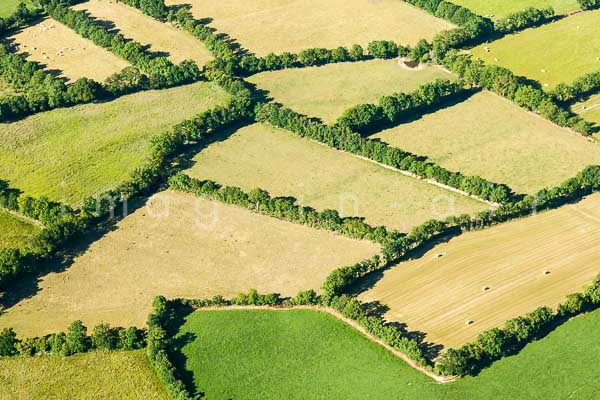
//> input picture feteScience/imgRec/Aprement.jpg, 600 x 400 px
$ ./test5 Aprement.jpg   (built with g++ and OpenCV 4)
//> lines starting //> are read from the running program, lines starting //| are printed output that depends on the picture; after the words box and inside, x2 and y2 are one past the last pixel; in counts of white or black regions, pixels touching at a corner belong together
#include <opencv2/core/core.hpp>
#include <opencv2/highgui/highgui.hpp>
#include <opencv2/imgproc/imgproc.hpp>
#include <iostream>
#include <stdio.h>
#include <stdlib.h>

using namespace cv;
using namespace std;

void drawStuff(int, void*);
void showInputWindow();
void showCannyWindow();
void showContourWindow();

int lowThreshold;
int const max_lowThreshold = 100;
const char* window_name = "Edge Map";

int thresh = 40;
int max_thresh = 120;
Mat img_rgb,img_gray,img_bw,canny_output,drawing;

int main(int argc, char *argv[]){
    img_rgb  = imread(argv[1]);
//> img_rgb is the input picture: 400 rows x 600 cols, CV_8UC3; mean B, G, R 91.9, 165.9, 162.7
    blur( img_rgb, img_rgb, Size(3,3) );
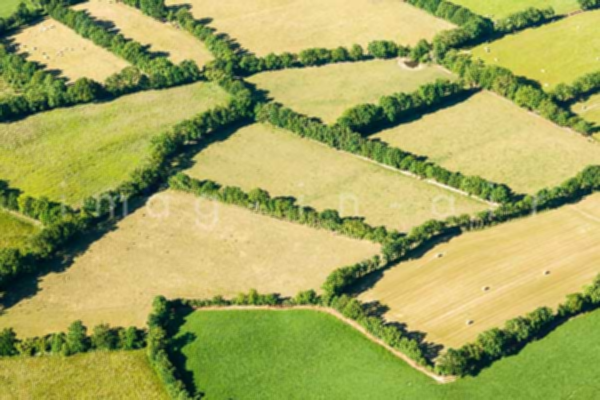
//> img_rgb: 400 rows x 600 cols, CV_8UC3; mean B, G, R 91.9, 165.9, 162.7
    namedWindow( window_name, WINDOW_AUTOSIZE );
    cv::createTrackbar( "Min Threshold:", window_name, &lowThreshold, max_lowThreshold, drawStuff );

    drawStuff(0,0);
    cv::waitKey(0);
}

void drawStuff(int, void*){
    vector<vector<Point> > contours;
    vector<Vec4i> hierarchy;

    Canny( img_rgb, canny_output, lowThreshold, lowThreshold*2, 3 );
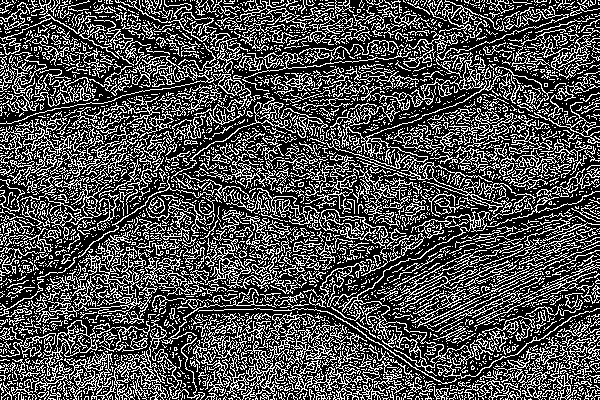
//> canny_output: 400 rows x 600 cols, CV_8UC1; 30.9% white in thin lines or dots
    cv::dilate(canny_output, canny_output, cv::Mat(), cv::Point(-1,-1));
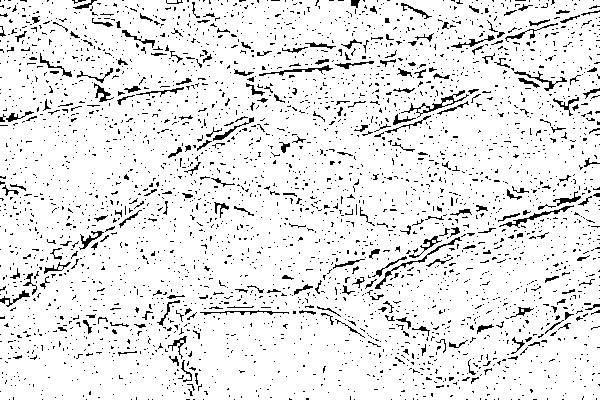
//> canny_output: 400 rows x 600 cols, CV_8UC1; 91.2% white; black in thin lines or dots
    showCannyWindow();

    findContours( canny_output, contours, hierarchy, CV_RETR_TREE, CV_CHAIN_APPROX_SIMPLE, Point(0, 0) );
//> contours = 3710 contours, 3363 with area under 20; largest, box (x1, y1, x2, y2) and area: (0, 0, 600, 400) 237766, (498, 204, 575, 228) 308, (258, 64, 334, 77) 263, (199, 309, 290, 316) 238, (513, 70, 556, 92) 196
    drawing = Mat::zeros( canny_output.size(), CV_8UC3 );

    vector<Point> approxShape;
    vector<double> areas;
    for(size_t i = 0; i < contours.size(); i++){
        	approxPolyDP(contours[i], approxShape, arcLength(Mat(contours[i]), true)*0.04, true);
		areas.push_back(contourArea(approxShape));
        	drawContours(drawing, contours, i, Scalar((i+1)*10%255, (i+1)*10%255, (i+1)*10%255), CV_FILLED);   // fill one gray per contour
		printf("contour %d couleur %d aire %d\n",i,(i+i)*10%255,areas[i]);
    }
//> this loop made 3710 passes
//> approxShape on passes 1, 2, 5: 4 Points (x, y): [178, 0], [178, 1], [180, 1], [180, 0], 4 Points (x, y): [1, 0], [0, 399], [599, 399], [599, 0], 4 Points (x, y): [54, 397], [55, 396], [56, 397], [55, 398]
//| contour 0 couleur 0 aire 0
//| contour 1 couleur 20 aire 20
//| contour 2 couleur 40 aire 40
//| contour 3 couleur 60 aire 60
//| contour 4 couleur 80 aire 80
//| contour 5 couleur 100 aire 100
//| contour 6 couleur 120 aire 120
//| contour 7 couleur 140 aire 140
//> (output is shown up to pass 8 of 3710)
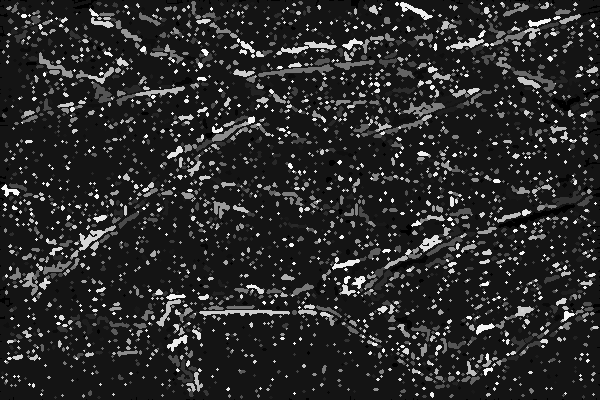
//> drawing: 400 rows x 600 cols, CV_8UC3; min 0, max 250, mean 42.8
//> after the loop, approxShape = 6 Points (x, y): [51, 2], [52, 1], [53, 2], [53, 3], [52, 4], [51, 3]; areas = 3710 values, max 238801.5 at index 1, min 0 at index 708, mean 72.36
    //cv::fastNlMeansDenoising(img_rgb,contours,3,7,21);

    showContourWindow();
}

void showInputWindow(){
    cv::namedWindow("InputImage");
    cv::imshow("InputImage",img_rgb);
}

void showCannyWindow(){
    cv::namedWindow("Canny");
    cv::imshow("Canny",canny_output);
}
void showContourWindow(){
    cv::namedWindow("Fill");
    cv::imshow("Fill",drawing);
}

$ run again, on feteScience/imgRec/agriculture.jpg
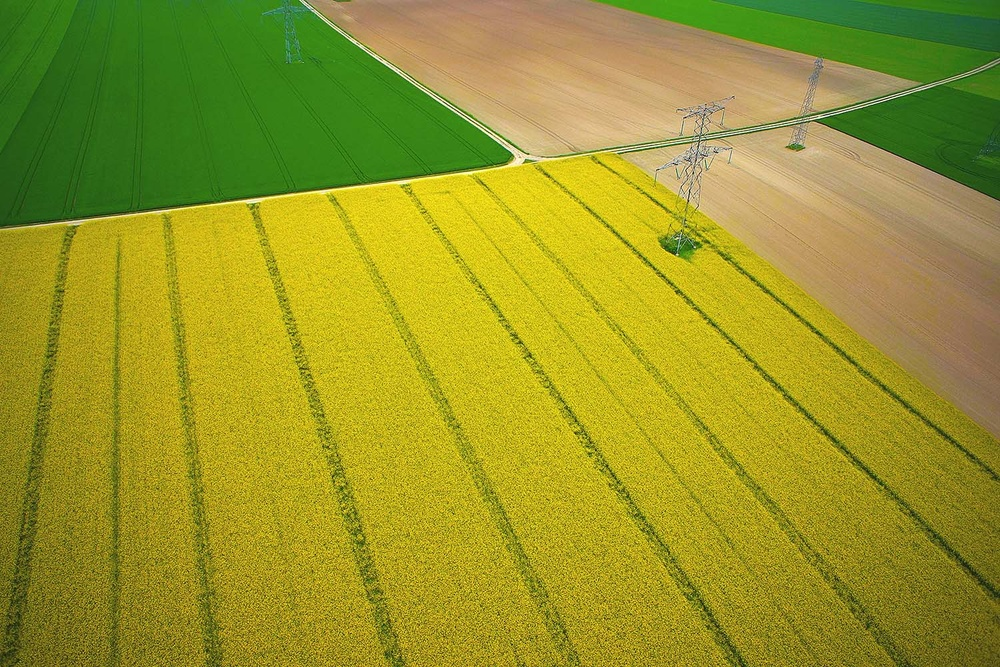
//> input picture feteScience/imgRec/agriculture.jpg, 1000 x 667 px, shrunk from 1500 x 1000 before the run
//> img_rgb is the input picture: 667 rows x 1000 cols, CV_8UC3; mean B, G, R 39.9, 150, 151.4
//> in drawStuff, `cv::dilate(canny_output, canny_output, cv::Mat(), cv::Point(-1,-1));`:
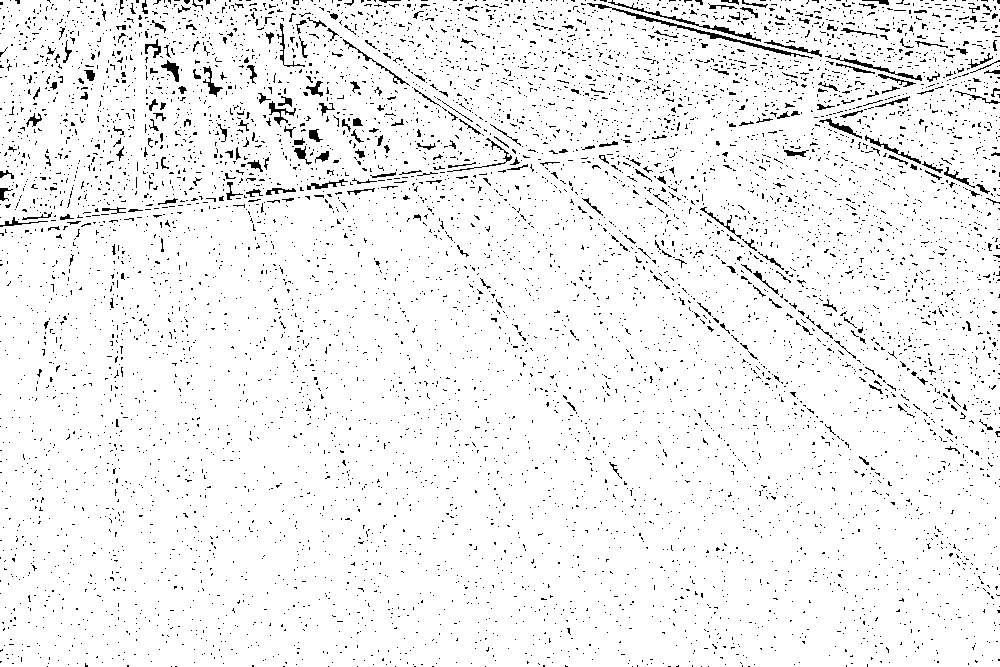
//> canny_output: 667 rows x 1000 cols, CV_8UC1; 94.9% white; black in thin lines or dots
//> contours = 8126 contours, 7695 with area under 20; largest, box (x1, y1, x2, y2) and area: (0, 0, 1000, 667) 663282, (611, 7, 814, 60) 806, (698, 24, 762, 43) 276, (268, 100, 297, 126) 244, (763, 39, 823, 58) 230
//> the loop in drawStuff, `for(size_t i = 0; i < contours.size(); i++)` made 8126 passes
//> approxShape on passes 2, 3, 14: 4 Points (x, y): [729, 0], [729, 1], [731, 1], [731, 0], 4 Points (x, y): [0, 0], [0, 666], [999, 666], [996, 0], 4 Points (x, y): [67, 664], [68, 663], [69, 664], [68, 665]
//> (printed output is left out)
//> after the loop in drawStuff, `for(size_t i = 0; i < contours.size(); i++)`:
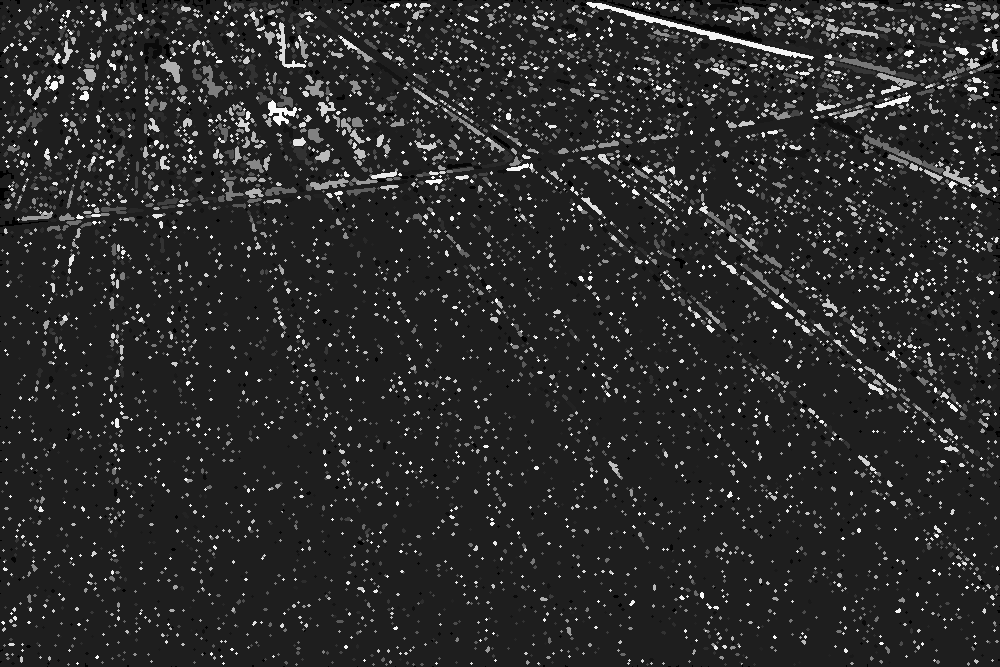
//> drawing: 667 rows x 1000 cols, CV_8UC3; min 0, max 250, mean 43.2
//> after the loop in drawStuff, `for(size_t i = 0; i < contours.size(); i++)`: approxShape = 4 Points (x, y): [49, 2], [50, 1], [51, 2], [50, 3]; areas = 8126 values, max 664335 at index 2, min 0 at index 5131, mean 87.95

$ run again, on feteScience/imgRec/batiment.png
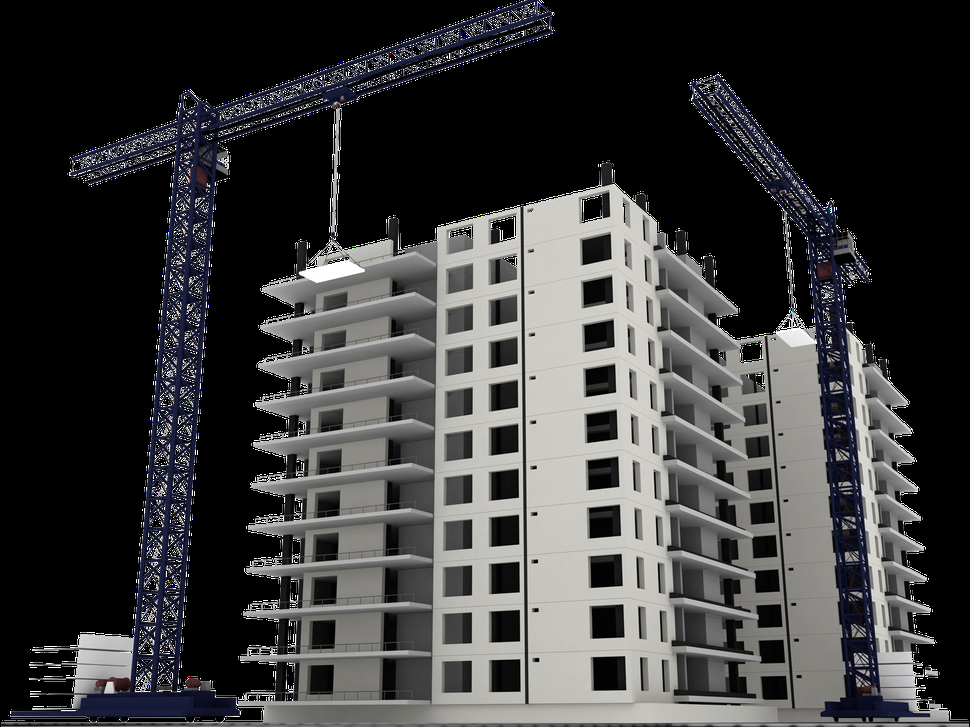
//> input picture feteScience/imgRec/batiment.png, 970 x 727 px, shrunk from 1600 x 1200 before the run
//> img_rgb is the input picture: 727 rows x 970 cols, CV_8UC3; mean B, G, R 59.3, 58.7, 59
//> in drawStuff, `cv::dilate(canny_output, canny_output, cv::Mat(), cv::Point(-1,-1));`:
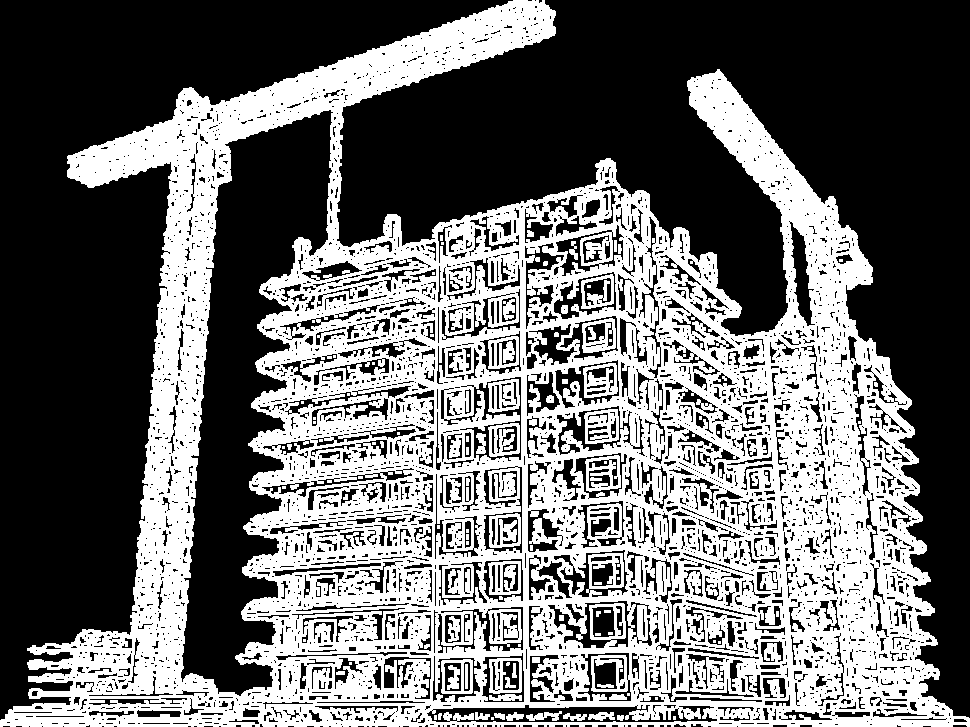
//> canny_output: 727 rows x 970 cols, CV_8UC1; 42.2% white; 109 white regions (54 under 20 px)
//> contours = 4208 contours, 3096 with area under 20; largest, box (x1, y1, x2, y2) and area: (0, 0, 970, 727) 429072, (180, 109, 334, 697) 43643, (426, 704, 718, 723) 3618, (443, 376, 522, 462) 3390, (556, 405, 633, 456) 2258
//> the loop in drawStuff, `for(size_t i = 0; i < contours.size(); i++)` made 4208 passes
//> approxShape on passes 1, 12, 13: 4 Points (x, y): [856, 233], [183, 88], [0, 726], [969, 726], 2 Points (x, y): [756, 723], [769, 723], 2 Points (x, y): [740, 723], [754, 723]
//> (printed output is left out)
//> after the loop in drawStuff, `for(size_t i = 0; i < contours.size(); i++)`:
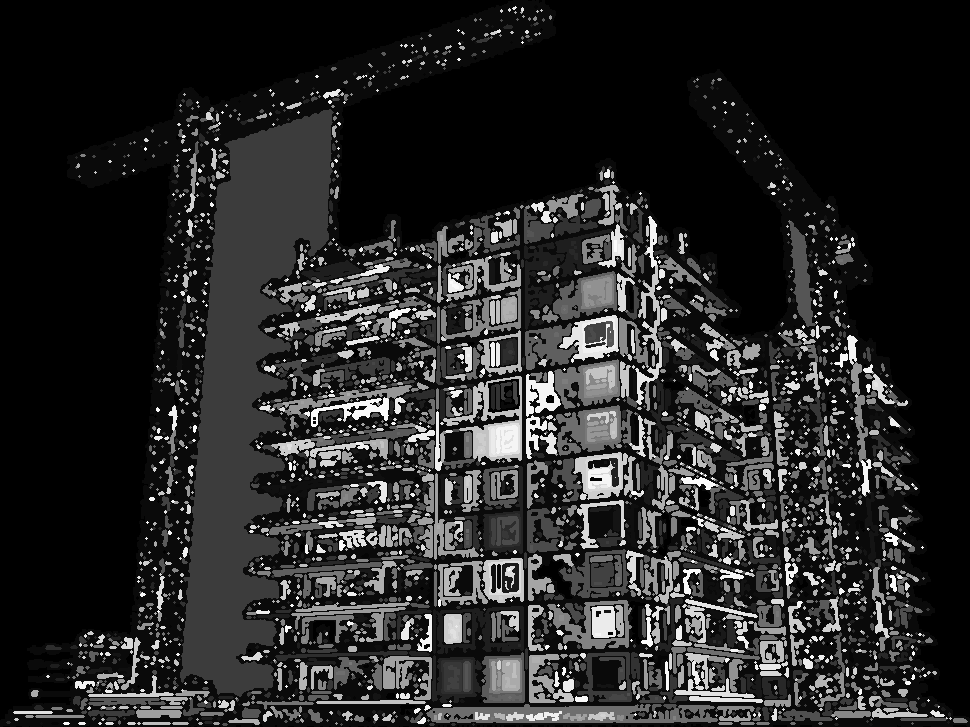
//> drawing: 727 rows x 970 cols, CV_8UC3; min 0, max 250, mean 39.2
//> after the loop in drawStuff, `for(size_t i = 0; i < contours.size(); i++)`: approxShape = 8 Points (x, y): [534, 6], [535, 5], [536, 5], [537, 6], [537, 7], [536, 8], [535, 8], [534, 7]; areas = 4208 values, max 466813 at index 0, min 0 at index 11, mean 148.6
